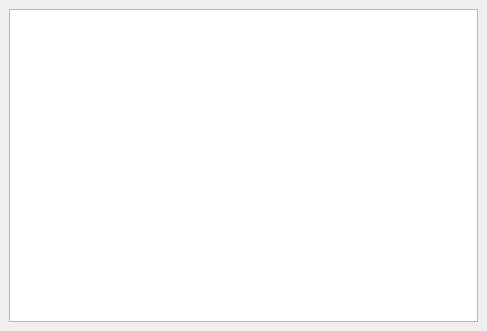
<?xml version="1.0" encoding="UTF-8"?>
<ui version="4.0">
 <class>MainWindow</class>
 <widget class="QMainWindow" name="MainWindow">
  <property name="geometry">
   <rect>
    <x>0</x>
    <y>0</y>
    <width>487</width>
    <height>331</height>
   </rect>
  </property>
  <property name="windowTitle">
   <string/>
  </property>
  <widget class="QWidget" name="centralwidget">
   <layout class="QVBoxLayout" name="verticalLayout">
    <item>
     <widget class="QTextBrowser" name="textBrowser"/>
    </item>
   </layout>
  </widget>
 </widget>
 <resources/>
 <connections/>
</ui>
